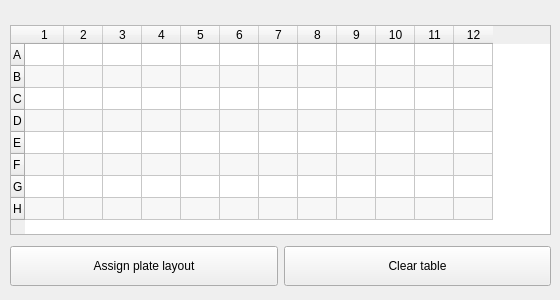
      <widget class="QWidget" name="PlateLayout">
       <property name="enabled">
        <bool>true</bool>
       </property>
       <attribute name="title">
        <string>&amp;PlateLayout</string>
       </attribute>
       <widget class="QWidget" name="layoutWidget">
        <property name="geometry">
         <rect>
          <x>10</x>
          <y>20</y>
          <width>541</width>
          <height>271</height>
         </rect>
        </property>
        <layout class="QGridLayout" name="gridLayout_10">
         <item row="3" column="0">
          <widget class="QPushButton" name="pushButton_assign_layout">
           <property name="minimumSize">
            <size>
             <width>0</width>
             <height>40</height>
            </size>
           </property>
           <property name="text">
            <string>Assign plate layout</string>
           </property>
          </widget>
         </item>
         <item row="3" column="1">
          <widget class="QPushButton" name="pushButton_clear_layout">
           <property name="minimumSize">
            <size>
             <width>0</width>
             <height>40</height>
            </size>
           </property>
           <property name="text">
            <string>Clear table</string>
           </property>
          </widget>
         </item>
         <item row="2" column="0" colspan="2">
          <widget class="QTableWidget" name="tableWidget_plate_layout">
           <property name="enabled">
            <bool>true</bool>
           </property>
           <property name="maximumSize">
            <size>
             <width>16777215</width>
             <height>210</height>
            </size>
           </property>
           <property name="baseSize">
            <size>
             <width>0</width>
             <height>0</height>
            </size>
           </property>
           <property name="toolTip">
            <string>Copy the well conditions from a spreadsheet or tab separated text file and paste into the table. Recommended label length is below 12 chararcters, don't use more than 20.</string>
           </property>
           <property name="statusTip">
            <string>Copy the well conditions from a spreadsheet or tab separated text file and paste into the table. Recommended label length is below 12 chararcters, don't use more than 20.</string>
           </property>
           <property name="frameShape">
            <enum>QFrame::StyledPanel</enum>
           </property>
           <property name="frameShadow">
            <enum>QFrame::Sunken</enum>
           </property>
           <property name="editTriggers">
            <set>QAbstractItemView::AnyKeyPressed|QAbstractItemView::DoubleClicked|QAbstractItemView::EditKeyPressed|QAbstractItemView::SelectedClicked</set>
           </property>
           <property name="dragEnabled">
            <bool>false</bool>
           </property>
           <property name="alternatingRowColors">
            <bool>true</bool>
           </property>
           <property name="selectionMode">
            <enum>QAbstractItemView::ExtendedSelection</enum>
           </property>
           <property name="textElideMode">
            <enum>Qt::ElideLeft</enum>
           </property>
           <property name="showGrid">
            <bool>true</bool>
           </property>
           <property name="cornerButtonEnabled">
            <bool>true</bool>
           </property>
           <attribute name="horizontalHeaderDefaultSectionSize">
            <number>39</number>
           </attribute>
           <attribute name="horizontalHeaderMinimumSectionSize">
            <number>20</number>
           </attribute>
           <attribute name="horizontalHeaderStretchLastSection">
            <bool>false</bool>
           </attribute>
           <attribute name="verticalHeaderDefaultSectionSize">
            <number>22</number>
           </attribute>
           <attribute name="verticalHeaderStretchLastSection">
            <bool>false</bool>
           </attribute>
           <row>
            <property name="text">
             <string>A</string>
            </property>
           </row>
           <row>
            <property name="text">
             <string>B</string>
            </property>
           </row>
           <row>
            <property name="text">
             <string>C</string>
            </property>
           </row>
           <row>
            <property name="text">
             <string>D</string>
            </property>
           </row>
           <row>
            <property name="text">
             <string>E</string>
            </property>
           </row>
           <row>
            <property name="text">
             <string>F</string>
            </property>
           </row>
           <row>
            <property name="text">
             <string>G</string>
            </property>
           </row>
           <row>
            <property name="text">
             <string>H</string>
            </property>
           </row>
           <column>
            <property name="text">
             <string>1</string>
            </property>
           </column>
           <column>
            <property name="text">
             <string>2</string>
            </property>
           </column>
           <column>
            <property name="text">
             <string>3</string>
            </property>
           </column>
           <column>
            <property name="text">
             <string>4</string>
            </property>
           </column>
           <column>
            <property name="text">
             <string>5</string>
            </property>
           </column>
           <column>
            <property name="text">
             <string>6</string>
            </property>
           </column>
           <column>
            <property name="text">
             <string>7</string>
            </property>
           </column>
           <column>
            <property name="text">
             <string>8</string>
            </property>
           </column>
           <column>
            <property name="text">
             <string>9</string>
            </property>
           </column>
           <column>
            <property name="text">
             <string>10</string>
            </property>
           </column>
           <column>
            <property name="text">
             <string>11</string>
            </property>
           </column>
           <column>
            <property name="text">
             <string>12</string>
            </property>
           </column>
           <item row="0" column="0">
            <property name="text">
             <string/>
            </property>
           </item>
           <item row="0" column="1">
            <property name="text">
             <string/>
            </property>
           </item>
           <item row="1" column="0">
            <property name="text">
             <string/>
            </property>
           </item>
           <item row="1" column="1">
            <property name="text">
             <string/>
            </property>
           </item>
           <item row="2" column="0">
            <property name="text">
             <string/>
            </property>
           </item>
           <item row="2" column="1">
            <property name="text">
             <string/>
            </property>
           </item>
           <item row="3" column="0">
            <property name="text">
             <string/>
            </property>
           </item>
           <item row="3" column="1">
            <property name="text">
             <string/>
            </property>
           </item>
           <item row="4" column="0">
            <property name="text">
             <string/>
            </property>
           </item>
           <item row="4" column="1">
            <property name="text">
             <string/>
            </property>
           </item>
           <item row="5" column="0">
            <property name="text">
             <string/>
            </property>
           </item>
           <item row="5" column="1">
            <property name="text">
             <string/>
            </property>
           </item>
          </widget>
         </item>
        </layout>
       </widget>
      </widget>
